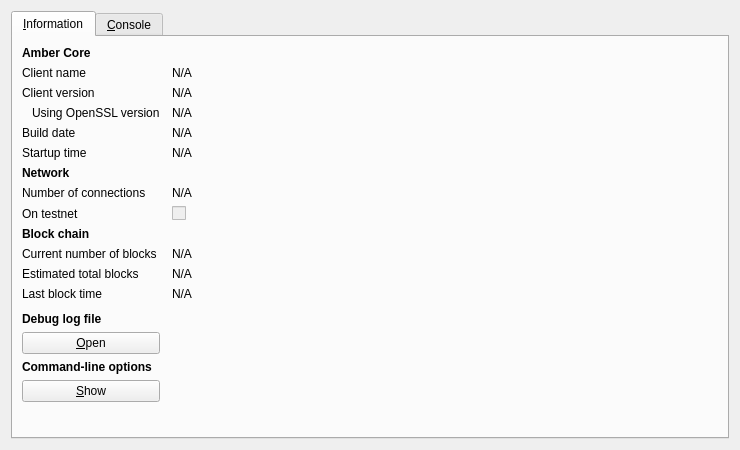
<?xml version="1.0" encoding="UTF-8"?>
<ui version="4.0">
 <class>RPCConsole</class>
 <widget class="QDialog" name="RPCConsole">
  <property name="geometry">
   <rect>
    <x>0</x>
    <y>0</y>
    <width>740</width>
    <height>450</height>
   </rect>
  </property>
  <property name="windowTitle">
   <string>Amber - Debug window</string>
  </property>
  <layout class="QVBoxLayout" name="verticalLayout_2">
   <item>
    <widget class="QTabWidget" name="tabWidget">
     <property name="currentIndex">
      <number>0</number>
     </property>
     <widget class="QWidget" name="tab_info">
      <attribute name="title">
       <string>&amp;Information</string>
      </attribute>
      <layout class="QGridLayout" name="gridLayout" columnstretch="0,1">
       <property name="horizontalSpacing">
        <number>12</number>
       </property>
       <item row="0" column="0">
        <widget class="QLabel" name="label_9">
         <property name="font">
          <font>
           <weight>75</weight>
           <bold>true</bold>
          </font>
         </property>
         <property name="text">
          <string>Amber Core</string>
         </property>
        </widget>
       </item>
       <item row="1" column="0">
        <widget class="QLabel" name="label_5">
         <property name="text">
          <string>Client name</string>
         </property>
        </widget>
       </item>
       <item row="1" column="1">
        <widget class="QLabel" name="clientName">
         <property name="cursor">
          <cursorShape>IBeamCursor</cursorShape>
         </property>
         <property name="text">
          <string>N/A</string>
         </property>
         <property name="textFormat">
          <enum>Qt::PlainText</enum>
         </property>
         <property name="textInteractionFlags">
          <set>Qt::LinksAccessibleByMouse|Qt::TextSelectableByKeyboard|Qt::TextSelectableByMouse</set>
         </property>
        </widget>
       </item>
       <item row="2" column="0">
        <widget class="QLabel" name="label_6">
         <property name="text">
          <string>Client version</string>
         </property>
        </widget>
       </item>
       <item row="2" column="1">
        <widget class="QLabel" name="clientVersion">
         <property name="cursor">
          <cursorShape>IBeamCursor</cursorShape>
         </property>
         <property name="text">
          <string>N/A</string>
         </property>
         <property name="textFormat">
          <enum>Qt::PlainText</enum>
         </property>
         <property name="textInteractionFlags">
          <set>Qt::LinksAccessibleByMouse|Qt::TextSelectableByKeyboard|Qt::TextSelectableByMouse</set>
         </property>
        </widget>
       </item>
       <item row="3" column="0">
        <widget class="QLabel" name="label_14">
         <property name="text">
          <string>Using OpenSSL version</string>
         </property>
         <property name="indent">
          <number>10</number>
         </property>
        </widget>
       </item>
       <item row="3" column="1">
        <widget class="QLabel" name="openSSLVersion">
         <property name="cursor">
          <cursorShape>IBeamCursor</cursorShape>
         </property>
         <property name="text">
          <string>N/A</string>
         </property>
         <property name="textFormat">
          <enum>Qt::PlainText</enum>
         </property>
         <property name="textInteractionFlags">
          <set>Qt::LinksAccessibleByMouse|Qt::TextSelectableByKeyboard|Qt::TextSelectableByMouse</set>
         </property>
        </widget>
       </item>
       <item row="4" column="0">
        <widget class="QLabel" name="label_12">
         <property name="text">
          <string>Build date</string>
         </property>
        </widget>
       </item>
       <item row="4" column="1">
        <widget class="QLabel" name="buildDate">
         <property name="cursor">
          <cursorShape>IBeamCursor</cursorShape>
         </property>
         <property name="text">
          <string>N/A</string>
         </property>
         <property name="textFormat">
          <enum>Qt::PlainText</enum>
         </property>
         <property name="textInteractionFlags">
          <set>Qt::LinksAccessibleByMouse|Qt::TextSelectableByKeyboard|Qt::TextSelectableByMouse</set>
         </property>
        </widget>
       </item>
       <item row="5" column="0">
        <widget class="QLabel" name="label_13">
         <property name="text">
          <string>Startup time</string>
         </property>
        </widget>
       </item>
       <item row="5" column="1">
        <widget class="QLabel" name="startupTime">
         <property name="cursor">
          <cursorShape>IBeamCursor</cursorShape>
         </property>
         <property name="text">
          <string>N/A</string>
         </property>
         <property name="textFormat">
          <enum>Qt::PlainText</enum>
         </property>
         <property name="textInteractionFlags">
          <set>Qt::LinksAccessibleByMouse|Qt::TextSelectableByKeyboard|Qt::TextSelectableByMouse</set>
         </property>
        </widget>
       </item>
       <item row="6" column="0">
        <widget class="QLabel" name="label_11">
         <property name="font">
          <font>
           <weight>75</weight>
           <bold>true</bold>
          </font>
         </property>
         <property name="text">
          <string>Network</string>
         </property>
        </widget>
       </item>
       <item row="7" column="0">
        <widget class="QLabel" name="label_7">
         <property name="text">
          <string>Number of connections</string>
         </property>
        </widget>
       </item>
       <item row="7" column="1">
        <widget class="QLabel" name="numberOfConnections">
         <property name="cursor">
          <cursorShape>IBeamCursor</cursorShape>
         </property>
         <property name="text">
          <string>N/A</string>
         </property>
         <property name="textFormat">
          <enum>Qt::PlainText</enum>
         </property>
         <property name="textInteractionFlags">
          <set>Qt::LinksAccessibleByMouse|Qt::TextSelectableByKeyboard|Qt::TextSelectableByMouse</set>
         </property>
        </widget>
       </item>
       <item row="8" column="0">
        <widget class="QLabel" name="label_8">
         <property name="text">
          <string>On testnet</string>
         </property>
        </widget>
       </item>
       <item row="8" column="1">
        <widget class="QCheckBox" name="isTestNet">
         <property name="enabled">
          <bool>false</bool>
         </property>
         <property name="text">
          <string/>
         </property>
        </widget>
       </item>
       <item row="9" column="0">
        <widget class="QLabel" name="label_10">
         <property name="font">
          <font>
           <weight>75</weight>
           <bold>true</bold>
          </font>
         </property>
         <property name="text">
          <string>Block chain</string>
         </property>
        </widget>
       </item>
       <item row="10" column="0">
        <widget class="QLabel" name="label_3">
         <property name="text">
          <string>Current number of blocks</string>
         </property>
        </widget>
       </item>
       <item row="10" column="1">
        <widget class="QLabel" name="numberOfBlocks">
         <property name="cursor">
          <cursorShape>IBeamCursor</cursorShape>
         </property>
         <property name="text">
          <string>N/A</string>
         </property>
         <property name="textFormat">
          <enum>Qt::PlainText</enum>
         </property>
         <property name="textInteractionFlags">
          <set>Qt::LinksAccessibleByMouse|Qt::TextSelectableByKeyboard|Qt::TextSelectableByMouse</set>
         </property>
        </widget>
       </item>
       <item row="11" column="0">
        <widget class="QLabel" name="label_4">
         <property name="text">
          <string>Estimated total blocks</string>
         </property>
        </widget>
       </item>
       <item row="11" column="1">
        <widget class="QLabel" name="totalBlocks">
         <property name="cursor">
          <cursorShape>IBeamCursor</cursorShape>
         </property>
         <property name="text">
          <string>N/A</string>
         </property>
         <property name="textFormat">
          <enum>Qt::PlainText</enum>
         </property>
         <property name="textInteractionFlags">
          <set>Qt::LinksAccessibleByMouse|Qt::TextSelectableByKeyboard|Qt::TextSelectableByMouse</set>
         </property>
        </widget>
       </item>
       <item row="12" column="0">
        <widget class="QLabel" name="label_2">
         <property name="text">
          <string>Last block time</string>
         </property>
        </widget>
       </item>
       <item row="12" column="1">
        <widget class="QLabel" name="lastBlockTime">
         <property name="cursor">
          <cursorShape>IBeamCursor</cursorShape>
         </property>
         <property name="text">
          <string>N/A</string>
         </property>
         <property name="textFormat">
          <enum>Qt::PlainText</enum>
         </property>
         <property name="textInteractionFlags">
          <set>Qt::LinksAccessibleByMouse|Qt::TextSelectableByKeyboard|Qt::TextSelectableByMouse</set>
         </property>
        </widget>
       </item>
       <item row="13" column="0">
        <spacer name="verticalSpacer_2">
         <property name="orientation">
          <enum>Qt::Vertical</enum>
         </property>
         <property name="sizeHint" stdset="0">
          <size>
           <width>20</width>
           <height>20</height>
          </size>
         </property>
        </spacer>
       </item>
       <item row="14" column="0">
        <widget class="QLabel" name="labelDebugLogfile">
         <property name="font">
          <font>
           <weight>75</weight>
           <bold>true</bold>
          </font>
         </property>
         <property name="text">
          <string>Debug log file</string>
         </property>
        </widget>
       </item>
       <item row="15" column="0">
        <widget class="QPushButton" name="openDebugLogfileButton">
         <property name="toolTip">
          <string>Open the Amber debug log file from the current data directory. This can take a few seconds for large log files.</string>
         </property>
         <property name="text">
          <string>&amp;Open</string>
         </property>
         <property name="autoDefault">
          <bool>false</bool>
         </property>
        </widget>
       </item>
       <item row="16" column="0">
        <widget class="QLabel" name="labelCLOptions">
         <property name="font">
          <font>
           <weight>75</weight>
           <bold>true</bold>
          </font>
         </property>
         <property name="text">
          <string>Command-line options</string>
         </property>
        </widget>
       </item>
       <item row="17" column="0">
        <widget class="QPushButton" name="showCLOptionsButton">
         <property name="toolTip">
          <string>Show the Amber-Qt help message to get a list with possible Amber command-line options.</string>
         </property>
         <property name="text">
          <string>&amp;Show</string>
         </property>
         <property name="autoDefault">
          <bool>false</bool>
         </property>
        </widget>
       </item>
       <item row="18" column="0">
        <spacer name="verticalSpacer">
         <property name="orientation">
          <enum>Qt::Vertical</enum>
         </property>
         <property name="sizeHint" stdset="0">
          <size>
           <width>20</width>
           <height>40</height>
          </size>
         </property>
        </spacer>
       </item>
      </layout>
     </widget>
     <widget class="QWidget" name="tab_console">
      <attribute name="title">
       <string>&amp;Console</string>
      </attribute>
      <layout class="QVBoxLayout" name="verticalLayout_3">
       <property name="spacing">
        <number>3</number>
       </property>
       <item>
        <widget class="QTextEdit" name="messagesWidget">
         <property name="minimumSize">
          <size>
           <width>0</width>
           <height>100</height>
          </size>
         </property>
         <property name="readOnly">
          <bool>true</bool>
         </property>
         <property name="tabKeyNavigation" stdset="0">
          <bool>false</bool>
         </property>
         <property name="columnCount" stdset="0">
          <number>2</number>
         </property>
        </widget>
       </item>
       <item>
        <layout class="QHBoxLayout" name="horizontalLayout">
         <property name="spacing">
          <number>3</number>
         </property>
         <item>
          <widget class="QLabel" name="label">
           <property name="text">
            <string notr="true">&gt;</string>
           </property>
          </widget>
         </item>
         <item>
          <widget class="QLineEdit" name="lineEdit"/>
         </item>
         <item>
          <widget class="QPushButton" name="clearButton">
           <property name="maximumSize">
            <size>
             <width>24</width>
             <height>24</height>
            </size>
           </property>
           <property name="toolTip">
            <string>Clear console</string>
           </property>
           <property name="text">
            <string/>
           </property>
           <property name="icon">
            <iconset resource="../bitcoin.qrc">
             <normaloff>:/icons/remove</normaloff>:/icons/remove</iconset>
           </property>
           <property name="shortcut">
            <string notr="true">Ctrl+L</string>
           </property>
           <property name="autoDefault">
            <bool>false</bool>
           </property>
          </widget>
         </item>
        </layout>
       </item>
      </layout>
     </widget>
    </widget>
   </item>
  </layout>
 </widget>
 <resources>
  <include location="../bitcoin.qrc"/>
 </resources>
 <connections/>
</ui>
